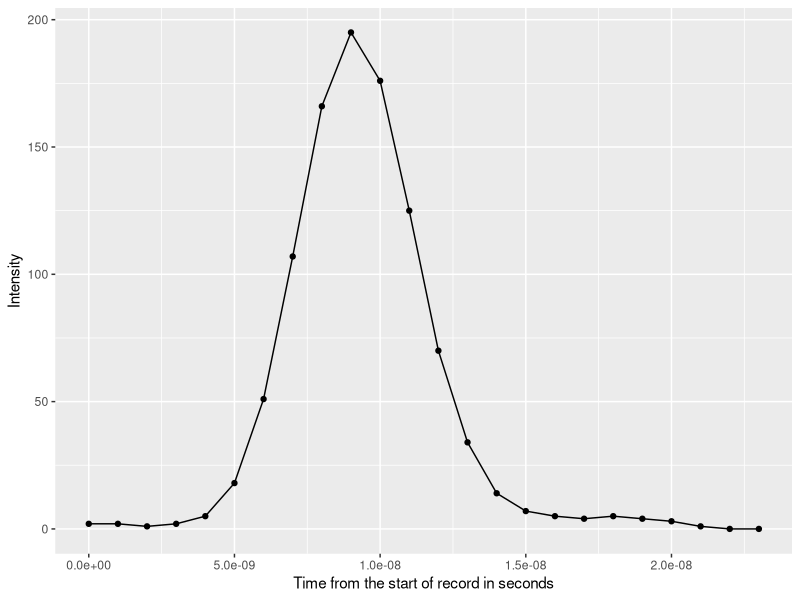
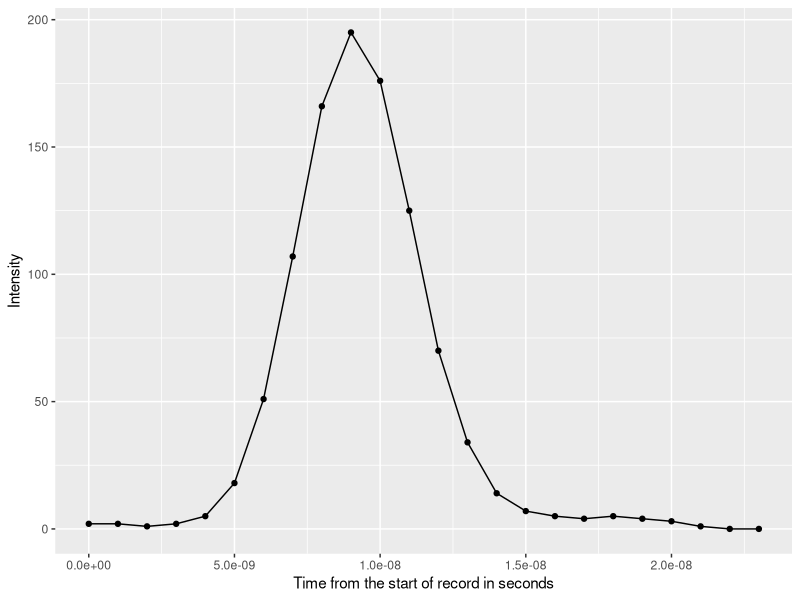
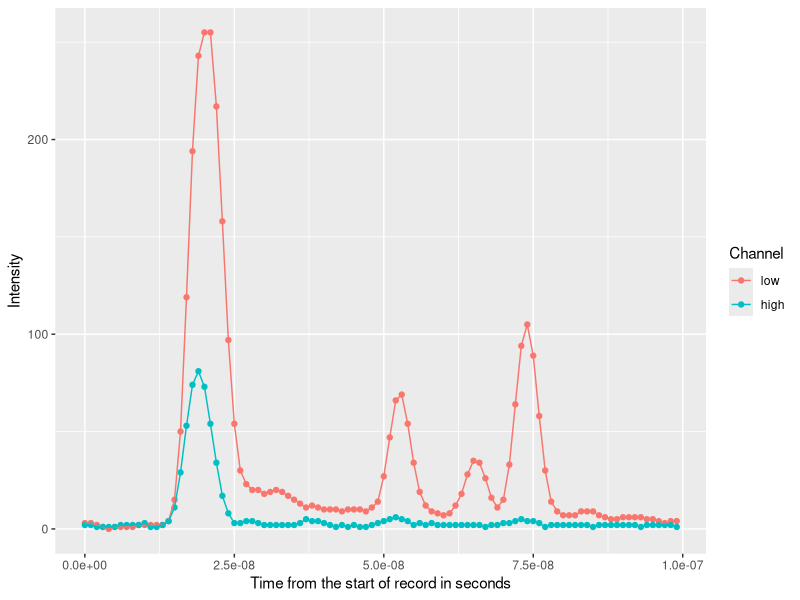

Write R code to recreate these figures, in order.
library(ggplot2)
library(reshape2)

reference <- c(2, 2, 1, 2, 5, 18, 51, 107, 166, 195, 176, 125, 70, 34, 14, 7, 5, 4, 5, 4, 3, 1, 0, 0)
low <- c(3, 3, 2, 1, 0, 1, 1, 1, 1, 2, 2, 2, 2, 2, 4, 15, 50, 119, 194, 243, 255, 255, 217, 158, 97, 54, 30, 23, 20, 20, 18, 19, 20, 19, 17, 15, 13, 11, 12, 11, 10, 10, 10, 9, 10, 10, 10, 9, 11, 14, 27, 47, 66, 69, 54, 34, 19, 12, 9, 8, 7, 8, 12, 18, 28, 35, 34, 26, 16, 11, 15, 33, 64, 94, 105, 89, 58, 30, 14, 9, 7, 7, 7, 9, 9, 9, 7, 6, 5, 5, 6, 6, 6, 6, 5, 5, 4, 3, 4, 4)
high <- c(2, 2, 1, 1, 1, 1, 2, 2, 2, 2, 3, 1, 1, 2, 4, 11, 29, 53, 74, 81, 73, 54, 34, 17, 8, 3, 3, 4, 4, 3, 2, 2, 2, 2, 2, 2, 3, 5, 4, 4, 3, 2, 1, 2, 1, 2, 1, 1, 2, 3, 4, 5, 6, 5, 4, 2, 3, 2, 3, 2, 2, 2, 2, 2, 2, 2, 2, 1, 2, 2, 3, 3, 4, 5, 4, 4, 3, 1, 2, 2, 2, 2, 2, 2, 2, 1, 2, 2, 2, 2, 2, 2, 2, 1, 2, 2, 2, 2, 2, 1)

df <- data.frame(reference=reference, time=seq(0, length(reference) - 1) * 1e-9)
ggplot(df, aes(time, reference)) +
  geom_line() +
  geom_point() + 
  xlab("Time from the start of record in seconds") + 
  ylab("Intensity")
ggsave("images/reference-pulse.png")

df <- data.frame(low=low, high=high, time=seq(0, length(low) - 1) * 1e-9)
df.melt <- melt(df, id.vars="time", variable.name="Channel")
p <- ggplot(df.melt, aes(time, value, color=Channel)) +
  geom_point() +
  geom_line() +
  xlab("Time from the start of record in seconds") +
  ylab("Intensity")
ggsave("images/return-pulse.png")
